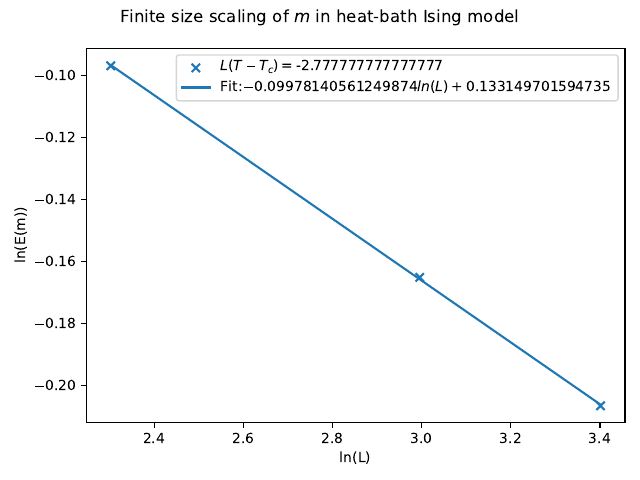

Write the Python code that produced this figure.
import matplotlib.pyplot as plt
from matplotlib.ticker import FormatStrFormatter
import pandas as pd
import numpy as np
from os.path import abspath, dirname, join

l10 = pd.read_csv("Monte_Carlo_Ising_Importance__FS_Scaling_L10.csv")
l20 = pd.read_csv("Monte_Carlo_Ising_Importance__FS_Scaling_L20.csv")
l30 = pd.read_csv("Monte_Carlo_Ising_Importance__FS_Scaling_L30.csv")

m10 = l10["m"].to_numpy()
m20 = l20["m"].to_numpy()
m30 = l30["m"].to_numpy()
x = l10["x"].to_numpy()

L = np.arange(10, 40, 10)

fig, ax = plt.subplots(sharey=True, tight_layout=True)
fig.suptitle("Finite size scaling of $m$ in heat-bath Ising model")

# Choose the data such that the curve is the closest to a linear line
idx = 2

m = np.array([m10[idx], m20[idx], m30[idx]])
coeff = np.polyfit(np.log(L), np.log(m), 1)
p = np.poly1d(coeff)


ax.scatter(np.log(L), np.log(m), marker="x", label=f"$L(T-T_c)=${x[idx]}")
ax.plot(np.log(L), p(np.log(L)), label="Fit:${}ln(L)+{}$".format(coeff[0], coeff[1]))

ax.set_xlabel("ln(L)")
ax.set_ylabel("ln(E(m))")

ax.legend()
path = join(dirname(abspath(__file__)), "hw07_plot.pdf")

fig.savefig(path)
